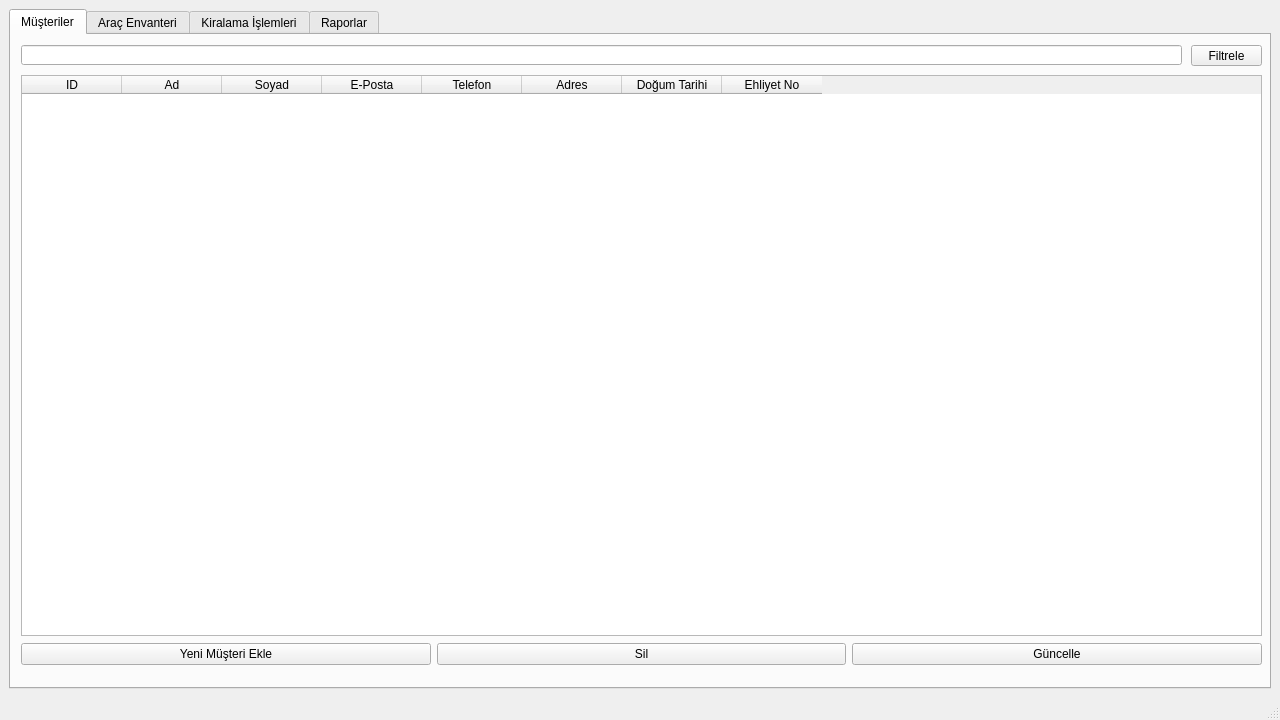
<?xml version="1.0" encoding="UTF-8"?>
<ui version="4.0">
 <class>MainWindow</class>
 <widget class="QMainWindow" name="MainWindow">
  <property name="geometry">
   <rect>
    <x>0</x>
    <y>0</y>
    <width>1280</width>
    <height>720</height>
   </rect>
  </property>
  <property name="minimumSize">
   <size>
    <width>1280</width>
    <height>720</height>
   </size>
  </property>
  <property name="maximumSize">
   <size>
    <width>1280</width>
    <height>720</height>
   </size>
  </property>
  <property name="windowTitle">
   <string>MainWindow</string>
  </property>
  <widget class="QWidget" name="centralwidget">
   <layout class="QGridLayout" name="gridLayout">
    <item row="0" column="0">
     <widget class="QTabWidget" name="tabWidget">
      <property name="currentIndex">
       <number>0</number>
      </property>
      <widget class="QWidget" name="tab_musteriler">
       <attribute name="title">
        <string>Müşteriler</string>
       </attribute>
       <widget class="QTableWidget" name="musterilerTableWidget">
        <property name="geometry">
         <rect>
          <x>10</x>
          <y>40</y>
          <width>1241</width>
          <height>561</height>
         </rect>
        </property>
        <property name="selectionMode">
         <enum>QAbstractItemView::SingleSelection</enum>
        </property>
        <property name="selectionBehavior">
         <enum>QAbstractItemView::SelectRows</enum>
        </property>
        <column>
         <property name="text">
          <string>ID</string>
         </property>
        </column>
        <column>
         <property name="text">
          <string>Ad</string>
         </property>
        </column>
        <column>
         <property name="text">
          <string>Soyad</string>
         </property>
        </column>
        <column>
         <property name="text">
          <string>E-Posta</string>
         </property>
        </column>
        <column>
         <property name="text">
          <string>Telefon</string>
         </property>
        </column>
        <column>
         <property name="text">
          <string>Adres</string>
         </property>
        </column>
        <column>
         <property name="text">
          <string>Doğum Tarihi</string>
         </property>
        </column>
        <column>
         <property name="text">
          <string>Ehliyet No</string>
         </property>
        </column>
       </widget>
       <widget class="QLineEdit" name="musteriaramaLineEdit">
        <property name="geometry">
         <rect>
          <x>10</x>
          <y>10</y>
          <width>1161</width>
          <height>20</height>
         </rect>
        </property>
       </widget>
       <widget class="QPushButton" name="musterifiltreButton">
        <property name="geometry">
         <rect>
          <x>1180</x>
          <y>10</y>
          <width>71</width>
          <height>21</height>
         </rect>
        </property>
        <property name="text">
         <string>Filtrele</string>
        </property>
       </widget>
       <widget class="QWidget" name="">
        <property name="geometry">
         <rect>
          <x>10</x>
          <y>604</y>
          <width>1241</width>
          <height>31</height>
         </rect>
        </property>
        <layout class="QHBoxLayout" name="horizontalLayout">
         <item>
          <widget class="QPushButton" name="musteriyenimusteriButton">
           <property name="text">
            <string>Yeni Müşteri Ekle</string>
           </property>
          </widget>
         </item>
         <item>
          <widget class="QPushButton" name="musterisilButton">
           <property name="text">
            <string>Sil</string>
           </property>
          </widget>
         </item>
         <item>
          <widget class="QPushButton" name="musteriguncelleButton">
           <property name="text">
            <string>Güncelle</string>
           </property>
          </widget>
         </item>
        </layout>
       </widget>
      </widget>
      <widget class="QWidget" name="tab_arac_envanteri">
       <attribute name="title">
        <string>Araç Envanteri</string>
       </attribute>
       <widget class="QTableWidget" name="araclarTableWidget">
        <property name="geometry">
         <rect>
          <x>10</x>
          <y>40</y>
          <width>1241</width>
          <height>561</height>
         </rect>
        </property>
        <property name="selectionMode">
         <enum>QAbstractItemView::SingleSelection</enum>
        </property>
        <property name="selectionBehavior">
         <enum>QAbstractItemView::SelectRows</enum>
        </property>
        <column>
         <property name="text">
          <string>ID</string>
         </property>
        </column>
        <column>
         <property name="text">
          <string>Plaka</string>
         </property>
        </column>
        <column>
         <property name="text">
          <string>Marka</string>
         </property>
        </column>
        <column>
         <property name="text">
          <string>Model</string>
         </property>
        </column>
        <column>
         <property name="text">
          <string>Yıl</string>
         </property>
        </column>
        <column>
         <property name="text">
          <string>Renk</string>
         </property>
        </column>
        <column>
         <property name="text">
          <string>Kilometre</string>
         </property>
        </column>
        <column>
         <property name="text">
          <string>Günlük Kira Bedeli</string>
         </property>
        </column>
        <column>
         <property name="text">
          <string>Durum</string>
         </property>
        </column>
       </widget>
       <widget class="QLineEdit" name="aracaraLineEdit">
        <property name="geometry">
         <rect>
          <x>10</x>
          <y>10</y>
          <width>1161</width>
          <height>20</height>
         </rect>
        </property>
       </widget>
       <widget class="QPushButton" name="aracfiltreButton">
        <property name="geometry">
         <rect>
          <x>1180</x>
          <y>10</y>
          <width>71</width>
          <height>21</height>
         </rect>
        </property>
        <property name="text">
         <string>Filtrele</string>
        </property>
       </widget>
       <widget class="QWidget" name="">
        <property name="geometry">
         <rect>
          <x>10</x>
          <y>600</y>
          <width>1241</width>
          <height>31</height>
         </rect>
        </property>
        <layout class="QHBoxLayout" name="horizontalLayout_2">
         <item>
          <widget class="QPushButton" name="aracekleButton">
           <property name="text">
            <string>Yeni Araç Ekle</string>
           </property>
          </widget>
         </item>
         <item>
          <widget class="QPushButton" name="aracsilButton">
           <property name="text">
            <string>Sil</string>
           </property>
          </widget>
         </item>
         <item>
          <widget class="QPushButton" name="aracguncelleButton">
           <property name="text">
            <string>Güncelle</string>
           </property>
          </widget>
         </item>
        </layout>
       </widget>
      </widget>
      <widget class="QWidget" name="tab_kiralama_islemleri">
       <attribute name="title">
        <string>Kiralama İşlemleri</string>
       </attribute>
      </widget>
      <widget class="QWidget" name="tab_raporlar">
       <attribute name="title">
        <string>Raporlar</string>
       </attribute>
      </widget>
     </widget>
    </item>
   </layout>
  </widget>
  <widget class="QMenuBar" name="menubar">
   <property name="geometry">
    <rect>
     <x>0</x>
     <y>0</y>
     <width>1280</width>
     <height>21</height>
    </rect>
   </property>
  </widget>
  <widget class="QStatusBar" name="statusbar"/>
 </widget>
 <resources/>
 <connections/>
</ui>
